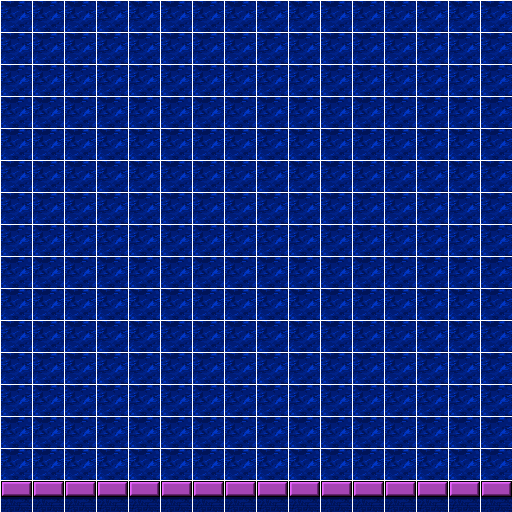

This game map was drawn from its Tiled (.tmx) file and the tilesets committed beside it. A one-line description and the trimmed map source follow:
An orthogonal 16x16 tile map with 32x32 px tiles, 1 tile layer (Tile Layer 1) and 1 object.

<map version="1.0" orientation="orthogonal" width="16" height="16" tilewidth="32" tileheight="32">
 <tileset firstgid="1" name="arinoid_master" tilewidth="32" tileheight="32">
  <image source="mmap/arinoid_master.png" width="640" height="480" />
 </tileset>
 <layer name="Tile Layer 1" width="16" height="16">
  <data>[256 cells, 256 non-empty, 2 distinct tile ids]</data>
 </layer>
 <objectgroup name="Object Layer 1" width="16" height="16">
  <object x="1" y="480" width="510" height="13" />
 </objectgroup>
</map>
